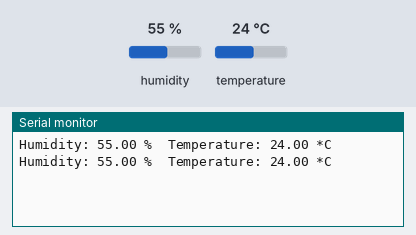
Bench run of a sketch on a simulated Arduino Uno, built with avr-gcc and run on an emulated ATmega328P. Shown: the last lines printed to the serial monitor. The inputs (shaded band) are chosen by the test bench; at power-on: humidity 55 %, temperature 24 °C.

Above: at 2.8 s.
2.9 s: humidity set to 22 %
At 5.3 s:
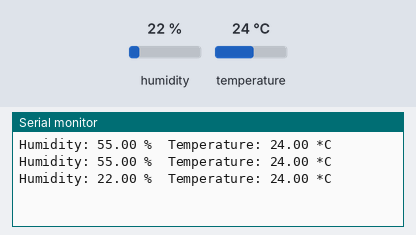
5.6 s: temperature set to 12 °C
At 6.6 s:
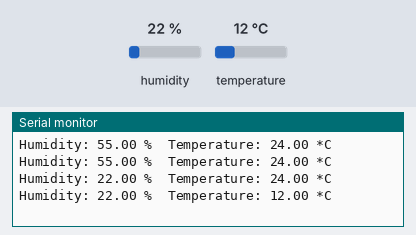
8.3 s: humidity set to 40 %
At 11.4 s:
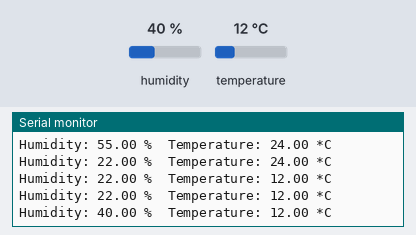
Timing chart, 0 to 12.9 s (numbered marks = the images above; inputs shaded):
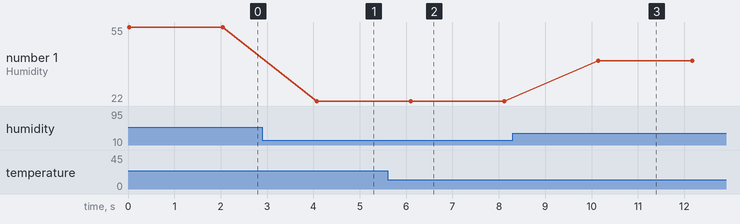

The sketch:

dht.ino
```cpp
#include "DHT.h"

#define DHTPIN 5          // Pin connected to the DHT sensor
#define DHTTYPE DHT11     // DHT 11 sensor

DHT dht(DHTPIN, DHTTYPE);

void setup() {
  Serial.begin(9600);
  dht.begin();
}

void loop() {
  float h = dht.readHumidity();
  float t = dht.readTemperature();

  if (isnan(h) || isnan(t)) {
    Serial.println("Failed to read from DHT sensor!");
  } else {
    Serial.print("Humidity: ");
    Serial.print(h);
    Serial.print(" %\t");
    Serial.print("Temperature: ");
    Serial.print(t);
    Serial.println(" *C");
  }
  delay(2000);
}
```

Measured:
- after the input at 2.9 s, the serial monitor: prints a new line after 1.2 s (image 1)
- after the input at 5.6 s, the serial monitor: prints a new line after 0.50 s (image 2)
- after the input at 8.3 s, the serial monitor: prints a new line after 1.8 s (image 3)
- plotted number 1: 55 → 22 after the input at 2.9 s, 22 → 40 after the input at 8.3 s
